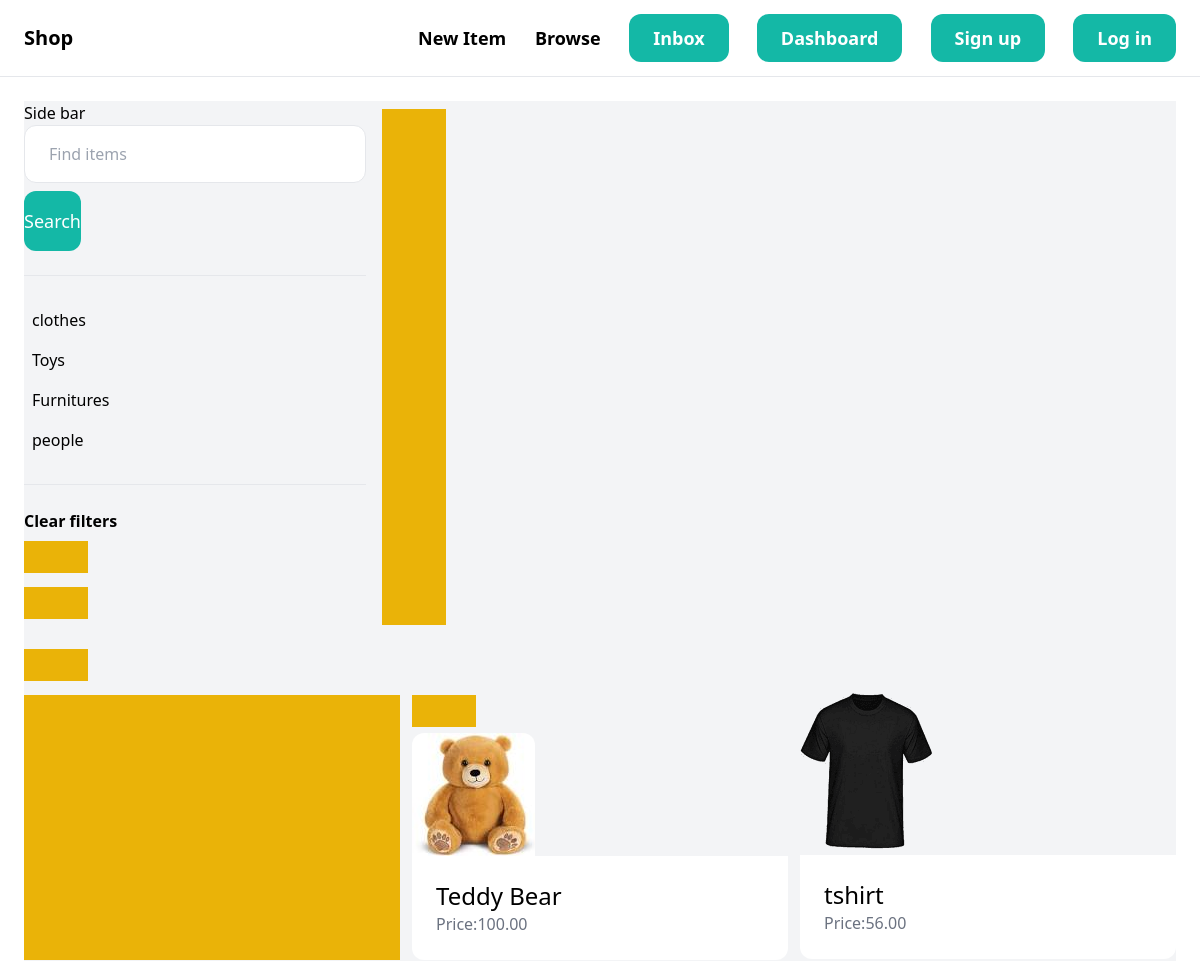
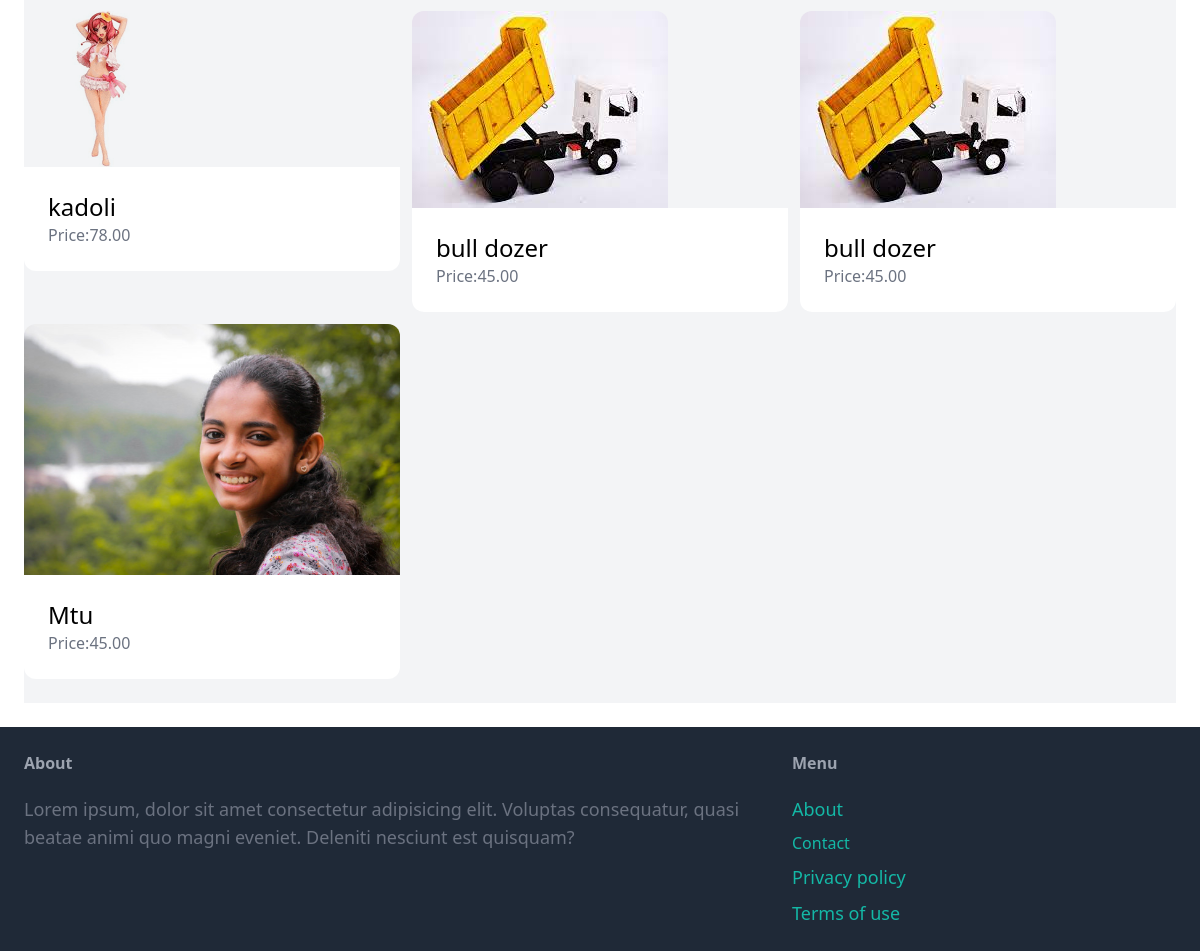
The app's page /items/ with its own data (2 pictures, top to bottom).
### items/models.py (models this page shows, shortened)
class Category(models.Model):
	name = models.CharField(max_length=255)
	class Mete:
		ordering = ('name',)
		verbose_name_plural = 'Categories'

class Item(models.Model):
	category=models.ForeignKey(Category, related_name='items',on_delete=models.CASCADE)
	name = models.CharField(max_length=255)
	description = models.TextField(blank=True, null=True)
	price = models.DecimalField(max_digits=9, decimal_places=2)
	image = models.ImageField(upload_to='item_images',blank=True,null=True)
	is_sold = models.BooleanField(default=False)
	created_by = models.ForeignKey(User, related_name='items',on_delete=models.CASCADE)
	created_at = models.DateTimeField(auto_now_add=True)

### items/views.py (the view)
# urls.py: path('', views.items, name= 'items')
def items(request):
	query = request.GET.get('query', '')
	category_id = request.GET.get('category','')
	categories = Category.objects.all()
	items=Item.objects.filter(is_sold=False)
	if query:
		items = items.filter(Q(name__icontains=query) | Q(description__icontains=query))
		if category_id:
			items = items.filter(category_id=category_id)
	return render(request, 'items/items.html', locals())

### items/templates/items/items.html (shortened to what this page needs)
{% extends 'core/base.html' %}
{% block content %}
    <div class="pb-6 grid grid-cols gap-4 bg-gray-100">
        <div class="col-span-1">
            Side bar
            <form method="get" action="{% url 'items:items' %}">
                <input type="text" class="w-full py-4 px-6 border rounded-xl"name="query" value="{{ query }}" placeholder="Find items" />
                <button class="mt-2 py-4 text-lg bg-teal-500 text-white rounded-xl">Search</button>
             </form>
             <hr class="my-6">
             <ul>
                {% for category in categories %}
                     <li class="py-2 px-2 rounded-xl">{{ category.name }}</a>
                     </li>
                {% endfor %}
             </ul>
             <hr class="my-6">
             <p class="font-semibold">Clear filters</p>
             <ul>
                 <li><a href="{% url 'items:items' %}" class="mt-2 py-4 px-8 inline-block bg-yellow-500 text-lg roundend-xl text-white">
             </ul>
        </div>
        <div class="col-span-3">
            <div class="grid grid-cols-3 gap-3">
                {% for item in items %}
                <div>
                <a href="{% url 'items:detail' item.id %}">
                    <div>
                        <img src="{{ item.image.url }}" class="rounded-t-xl">
                    </div>
                    <div class="p-6 bg-white rounded-b-xl">
                        <h2 class="text-2xl">{{item.name}}</h2>
                        <p class="text-gray-500">Price:{{item.price}}</p>
                    </div>
                </a>
                </div>
                {% endfor %}
            </div>
        </div>
    </div>
{% endblock %}

### records on screen
Category: name "clothes"
Category: name "Toys"
Category: name "Furnitures"
Category: name "people"
Item: image (picture), name "Teddy Bear", price "100.00"
Item: image (picture), name "tshirt", price "56.00"
Item: image (picture), name "kadoli", price "78.00"
Item: image (picture), name "bull dozer", price "45.00"
Item: image (picture), name "bull dozer", price "45.00"
Item: image (picture), name "Mtu", price "45.00"
